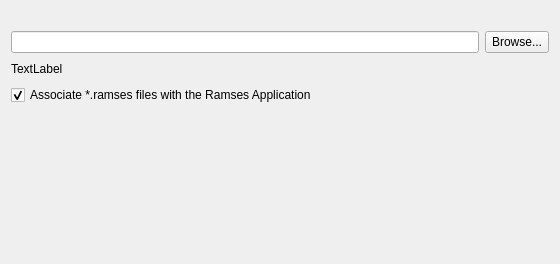
<?xml version="1.0" encoding="UTF-8"?>
<ui version="4.0">
 <class>TargetWidget</class>
 <widget class="QWidget" name="TargetWidget">
  <property name="geometry">
   <rect>
    <x>0</x>
    <y>0</y>
    <width>560</width>
    <height>264</height>
   </rect>
  </property>
  <property name="sizePolicy">
   <sizepolicy hsizetype="Preferred" vsizetype="Preferred">
    <horstretch>0</horstretch>
    <verstretch>0</verstretch>
   </sizepolicy>
  </property>
  <property name="minimumSize">
   <size>
    <width>491</width>
    <height>190</height>
   </size>
  </property>
  <property name="windowTitle">
   <string>Form</string>
  </property>
  <layout class="QVBoxLayout" name="verticalLayout">
   <item>
    <widget class="QLabel" name="description">
     <property name="text">
      <string/>
     </property>
    </widget>
   </item>
   <item>
    <layout class="QHBoxLayout" name="horizontalLayout">
     <item>
      <widget class="QLineEdit" name="targetDirectory"/>
     </item>
     <item>
      <widget class="QToolButton" name="targetChooser">
       <property name="sizePolicy">
        <sizepolicy hsizetype="Fixed" vsizetype="Preferred">
         <horstretch>0</horstretch>
         <verstretch>0</verstretch>
        </sizepolicy>
       </property>
       <property name="minimumSize">
        <size>
         <width>0</width>
         <height>0</height>
        </size>
       </property>
       <property name="text">
        <string>Browse...</string>
       </property>
      </widget>
     </item>
    </layout>
   </item>
   <item>
    <layout class="QHBoxLayout" name="horizontalLayout_2">
     <property name="topMargin">
      <number>0</number>
     </property>
     <item>
      <widget class="QLabel" name="warning">
       <property name="enabled">
        <bool>true</bool>
       </property>
       <property name="text">
        <string>TextLabel</string>
       </property>
      </widget>
     </item>
     <item>
      <spacer name="horizontalSpacer">
       <property name="orientation">
        <enum>Qt::Horizontal</enum>
       </property>
       <property name="sizeHint" stdset="0">
        <size>
         <width>40</width>
         <height>20</height>
        </size>
       </property>
      </spacer>
     </item>
    </layout>
   </item>
   <item>
    <widget class="QCheckBox" name="RegisterFileCheckBox">
     <property name="text">
      <string>Associate *.ramses files with the Ramses Application</string>
     </property>
     <property name="checked">
      <bool>true</bool>
     </property>
    </widget>
   </item>
   <item>
    <spacer name="verticalSpacer">
     <property name="orientation">
      <enum>Qt::Vertical</enum>
     </property>
     <property name="sizeHint" stdset="0">
      <size>
       <width>20</width>
       <height>122</height>
      </size>
     </property>
    </spacer>
   </item>
  </layout>
 </widget>
 <resources/>
 <connections/>
</ui>
